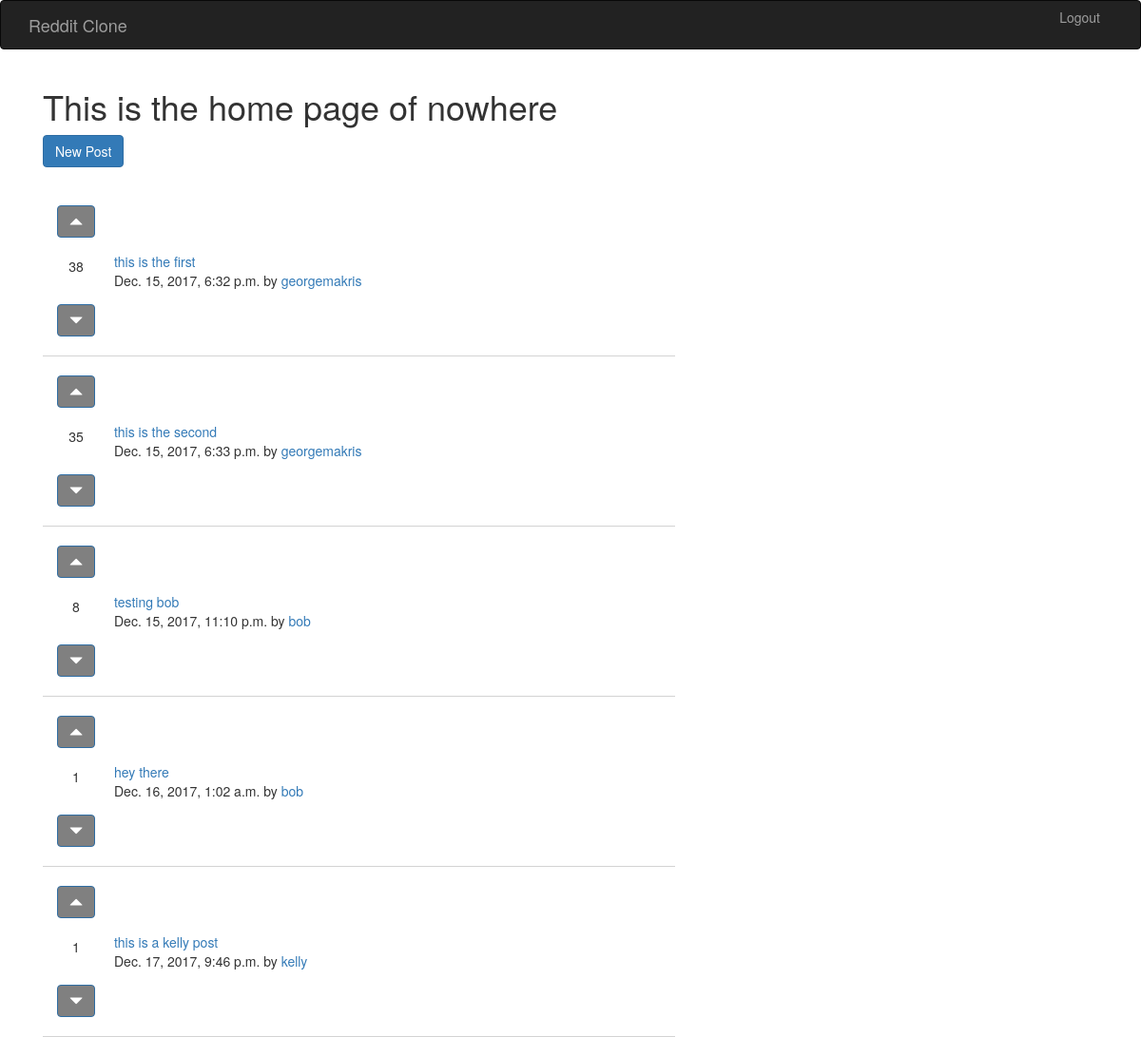
Screenshot of / (signed in) with the database file from the repository.
### posts/models.py (models this page shows)
class Post(models.Model):
    title=models.CharField(max_length=200)
    url=models.TextField()
    pub_date=models.DateTimeField()
    author=models.ForeignKey(User)
    votes_total=models.IntegerField(default=1)

### posts/views.py (the view)
# urls.py: 2. Add a URL to urlpatterns:  url(r'^$', views.home, name='home')
def home(request):
    posts=Post.objects.order_by('-votes_total')
    return render(request, 'posts/home.html', {'posts':posts})

### posts/templates/posts/home.html (shortened to what this page needs)
{% extends 'base.html' %}
{% block content %}
<div class="container">
<h1>This is the home page of nowhere</h1>
<a href ="{% url 'posts:create' %}" class="btn btn-primary">New Post</a>
<br>
<br>
{% for post in posts.all %}
<div class="col-sm-7" style="border-bottom:1px solid lightgrey;" >
<table >
  <tr>
    <td style="padding-right:20px;">
      <br>
      <form method="POST" action="{% url 'posts:upvote' post.id %}" >
    <button type="submit" class="btn btn-primary"  style="background-color:grey;"><span class="glyphicon glyphicon-triangle-top" aria-hidden="true"></span></button>
  </form><br> <p class="text-center">{{post.votes_total}}</p> <br><form method="POST" action="{% url 'posts:downvote' post.id %}" >
    <button type="submit" class="btn btn-primary" style="background-color:grey;"><span class="glyphicon glyphicon-triangle-bottom" aria-hidden="true"></span></button>
    </form>
    <br>
  </td>
    <td><a href="{{post.url}}">{{post.title}}</a><br>{{post.pub_date}} by
    <a href="{% url 'userposts'  %}">{{post.author.username}} </a></td>
  </tr>
</table>
</div>
{% endfor %}
</div>
{% endblock %}

### rows the page displays
Post: votes_total "38", title "this is the first", pub_date "Dec. 15, 2017, 6:32 p.m.", author.username "georgemakris"
Post: votes_total "35", title "this is the second", pub_date "Dec. 15, 2017, 6:33 p.m.", author.username "georgemakris"
Post: votes_total "8", title "testing bob", pub_date "Dec. 15, 2017, 11:10 p.m.", author.username "bob"
Post: votes_total "1", title "hey there", pub_date "Dec. 16, 2017, 1:02 a.m.", author.username "bob"
Post: votes_total "1", title "this is a kelly post", pub_date "Dec. 17, 2017, 9:46 p.m.", author.username "kelly"
